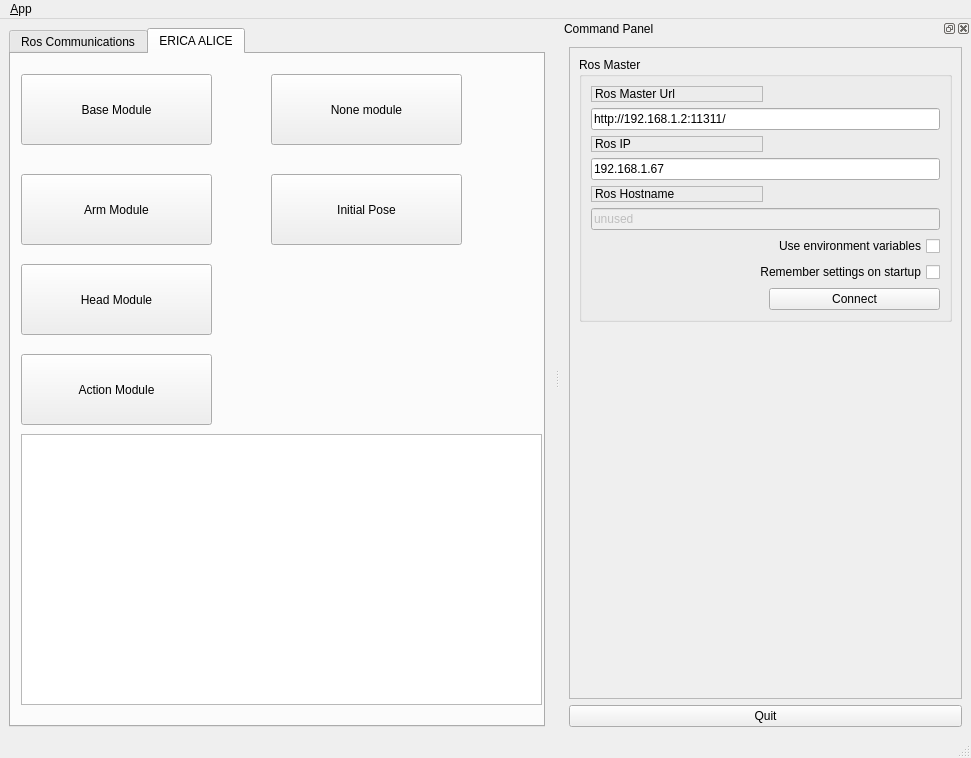
<?xml version="1.0" encoding="UTF-8"?>
<ui version="4.0">
 <class>MainWindowDesign</class>
 <widget class="QMainWindow" name="MainWindowDesign">
  <property name="geometry">
   <rect>
    <x>0</x>
    <y>0</y>
    <width>971</width>
    <height>758</height>
   </rect>
  </property>
  <property name="windowTitle">
   <string>QRosApp</string>
  </property>
  <property name="windowIcon">
   <iconset resource="../resources/images.qrc">
    <normaloff>:/images/icon.png</normaloff>:/images/icon.png</iconset>
  </property>
  <property name="locale">
   <locale language="English" country="Australia"/>
  </property>
  <widget class="QWidget" name="centralwidget">
   <layout class="QHBoxLayout">
    <item>
     <widget class="QTabWidget" name="tab_manager">
      <property name="minimumSize">
       <size>
        <width>100</width>
        <height>0</height>
       </size>
      </property>
      <property name="locale">
       <locale language="English" country="Australia"/>
      </property>
      <property name="currentIndex">
       <number>1</number>
      </property>
      <widget class="QWidget" name="tab_status">
       <attribute name="title">
        <string>Ros Communications</string>
       </attribute>
       <layout class="QVBoxLayout" name="verticalLayout_2">
        <item>
         <widget class="QGroupBox" name="groupBox_12">
          <property name="sizePolicy">
           <sizepolicy hsizetype="MinimumExpanding" vsizetype="Preferred">
            <horstretch>0</horstretch>
            <verstretch>0</verstretch>
           </sizepolicy>
          </property>
          <property name="title">
           <string>Logging</string>
          </property>
          <layout class="QGridLayout" name="gridLayout_3"/>
         </widget>
        </item>
       </layout>
      </widget>
      <widget class="QWidget" name="tab">
       <attribute name="title">
        <string>ERICA ALICE</string>
       </attribute>
       <widget class="QPushButton" name="base_module">
        <property name="geometry">
         <rect>
          <x>10</x>
          <y>20</y>
          <width>191</width>
          <height>71</height>
         </rect>
        </property>
        <property name="text">
         <string>Base Module</string>
        </property>
       </widget>
       <widget class="QPushButton" name="arm_module">
        <property name="geometry">
         <rect>
          <x>10</x>
          <y>120</y>
          <width>191</width>
          <height>71</height>
         </rect>
        </property>
        <property name="text">
         <string>Arm Module</string>
        </property>
       </widget>
       <widget class="QPushButton" name="head_module">
        <property name="geometry">
         <rect>
          <x>10</x>
          <y>210</y>
          <width>191</width>
          <height>71</height>
         </rect>
        </property>
        <property name="text">
         <string>Head Module</string>
        </property>
       </widget>
       <widget class="QPushButton" name="action_module">
        <property name="geometry">
         <rect>
          <x>10</x>
          <y>300</y>
          <width>191</width>
          <height>71</height>
         </rect>
        </property>
        <property name="text">
         <string>Action Module</string>
        </property>
       </widget>
       <widget class="QPushButton" name="none_module">
        <property name="geometry">
         <rect>
          <x>260</x>
          <y>20</y>
          <width>191</width>
          <height>71</height>
         </rect>
        </property>
        <property name="text">
         <string>None module</string>
        </property>
       </widget>
       <widget class="QListView" name="view_logging">
        <property name="geometry">
         <rect>
          <x>10</x>
          <y>380</y>
          <width>521</width>
          <height>271</height>
         </rect>
        </property>
       </widget>
       <widget class="QPushButton" name="initial_pose">
        <property name="geometry">
         <rect>
          <x>260</x>
          <y>120</y>
          <width>191</width>
          <height>71</height>
         </rect>
        </property>
        <property name="text">
         <string>Initial Pose</string>
        </property>
       </widget>
      </widget>
     </widget>
    </item>
   </layout>
  </widget>
  <widget class="QMenuBar" name="menubar">
   <property name="geometry">
    <rect>
     <x>0</x>
     <y>0</y>
     <width>971</width>
     <height>25</height>
    </rect>
   </property>
   <widget class="QMenu" name="menu_File">
    <property name="title">
     <string>&amp;App</string>
    </property>
    <addaction name="action_Preferences"/>
    <addaction name="separator"/>
    <addaction name="actionAbout"/>
    <addaction name="actionAbout_Qt"/>
    <addaction name="separator"/>
    <addaction name="action_Quit"/>
   </widget>
   <addaction name="menu_File"/>
  </widget>
  <widget class="QStatusBar" name="statusbar"/>
  <widget class="QDockWidget" name="dock_status">
   <property name="sizePolicy">
    <sizepolicy hsizetype="Minimum" vsizetype="Preferred">
     <horstretch>0</horstretch>
     <verstretch>0</verstretch>
    </sizepolicy>
   </property>
   <property name="minimumSize">
    <size>
     <width>411</width>
     <height>476</height>
    </size>
   </property>
   <property name="allowedAreas">
    <set>Qt::RightDockWidgetArea</set>
   </property>
   <property name="windowTitle">
    <string>Command Panel</string>
   </property>
   <attribute name="dockWidgetArea">
    <number>2</number>
   </attribute>
   <widget class="QWidget" name="dockWidgetContents_2">
    <layout class="QVBoxLayout" name="verticalLayout">
     <item>
      <widget class="QFrame" name="frame">
       <property name="sizePolicy">
        <sizepolicy hsizetype="Minimum" vsizetype="Preferred">
         <horstretch>0</horstretch>
         <verstretch>0</verstretch>
        </sizepolicy>
       </property>
       <property name="frameShape">
        <enum>QFrame::StyledPanel</enum>
       </property>
       <property name="frameShadow">
        <enum>QFrame::Raised</enum>
       </property>
       <layout class="QVBoxLayout" name="verticalLayout_3">
        <item>
         <widget class="QGroupBox" name="groupBox">
          <property name="title">
           <string>Ros Master</string>
          </property>
          <layout class="QGridLayout" name="gridLayout">
           <item row="0" column="0">
            <widget class="QLabel" name="label">
             <property name="frameShape">
              <enum>QFrame::StyledPanel</enum>
             </property>
             <property name="frameShadow">
              <enum>QFrame::Raised</enum>
             </property>
             <property name="text">
              <string>Ros Master Url</string>
             </property>
            </widget>
           </item>
           <item row="1" column="0" colspan="2">
            <widget class="QLineEdit" name="line_edit_master">
             <property name="text">
              <string>http://192.168.1.2:11311/</string>
             </property>
            </widget>
           </item>
           <item row="2" column="0">
            <widget class="QLabel" name="label_2">
             <property name="frameShape">
              <enum>QFrame::StyledPanel</enum>
             </property>
             <property name="frameShadow">
              <enum>QFrame::Raised</enum>
             </property>
             <property name="text">
              <string>Ros IP</string>
             </property>
            </widget>
           </item>
           <item row="3" column="0" colspan="2">
            <widget class="QLineEdit" name="line_edit_host">
             <property name="text">
              <string>192.168.1.67</string>
             </property>
            </widget>
           </item>
           <item row="4" column="0">
            <widget class="QLabel" name="label_3">
             <property name="frameShape">
              <enum>QFrame::StyledPanel</enum>
             </property>
             <property name="frameShadow">
              <enum>QFrame::Raised</enum>
             </property>
             <property name="text">
              <string>Ros Hostname</string>
             </property>
            </widget>
           </item>
           <item row="5" column="0" colspan="2">
            <widget class="QLineEdit" name="line_edit_topic">
             <property name="enabled">
              <bool>false</bool>
             </property>
             <property name="text">
              <string>unused</string>
             </property>
            </widget>
           </item>
           <item row="6" column="0" colspan="2">
            <widget class="QCheckBox" name="checkbox_use_environment">
             <property name="layoutDirection">
              <enum>Qt::RightToLeft</enum>
             </property>
             <property name="text">
              <string>Use environment variables</string>
             </property>
            </widget>
           </item>
           <item row="7" column="0" colspan="2">
            <widget class="QCheckBox" name="checkbox_remember_settings">
             <property name="layoutDirection">
              <enum>Qt::RightToLeft</enum>
             </property>
             <property name="text">
              <string>Remember settings on startup</string>
             </property>
            </widget>
           </item>
           <item row="8" column="0">
            <spacer name="horizontalSpacer">
             <property name="orientation">
              <enum>Qt::Horizontal</enum>
             </property>
             <property name="sizeHint" stdset="0">
              <size>
               <width>170</width>
               <height>21</height>
              </size>
             </property>
            </spacer>
           </item>
           <item row="8" column="1">
            <widget class="QPushButton" name="button_connect">
             <property name="enabled">
              <bool>true</bool>
             </property>
             <property name="sizePolicy">
              <sizepolicy hsizetype="MinimumExpanding" vsizetype="Fixed">
               <horstretch>0</horstretch>
               <verstretch>0</verstretch>
              </sizepolicy>
             </property>
             <property name="toolTip">
              <string>Set the target to the current joint trajectory state.</string>
             </property>
             <property name="statusTip">
              <string>Clear all waypoints and set the target to the current joint trajectory state.</string>
             </property>
             <property name="text">
              <string>Connect</string>
             </property>
            </widget>
           </item>
          </layout>
         </widget>
        </item>
        <item>
         <spacer name="verticalSpacer_3">
          <property name="orientation">
           <enum>Qt::Vertical</enum>
          </property>
          <property name="sizeHint" stdset="0">
           <size>
            <width>20</width>
            <height>233</height>
           </size>
          </property>
         </spacer>
        </item>
       </layout>
      </widget>
     </item>
     <item>
      <widget class="QPushButton" name="quit_button">
       <property name="sizePolicy">
        <sizepolicy hsizetype="MinimumExpanding" vsizetype="Fixed">
         <horstretch>0</horstretch>
         <verstretch>0</verstretch>
        </sizepolicy>
       </property>
       <property name="text">
        <string>Quit</string>
       </property>
      </widget>
     </item>
    </layout>
   </widget>
  </widget>
  <action name="action_Quit">
   <property name="text">
    <string>&amp;Quit</string>
   </property>
   <property name="shortcut">
    <string>Ctrl+Q</string>
   </property>
   <property name="shortcutContext">
    <enum>Qt::ApplicationShortcut</enum>
   </property>
  </action>
  <action name="action_Preferences">
   <property name="text">
    <string>&amp;Preferences</string>
   </property>
  </action>
  <action name="actionAbout">
   <property name="text">
    <string>&amp;About</string>
   </property>
  </action>
  <action name="actionAbout_Qt">
   <property name="text">
    <string>About &amp;Qt</string>
   </property>
  </action>
 </widget>
 <resources>
  <include location="../resources/images.qrc"/>
 </resources>
 <connections>
  <connection>
   <sender>action_Quit</sender>
   <signal>triggered()</signal>
   <receiver>MainWindowDesign</receiver>
   <slot>close()</slot>
   <hints>
    <hint type="sourcelabel">
     <x>-1</x>
     <y>-1</y>
    </hint>
    <hint type="destinationlabel">
     <x>399</x>
     <y>299</y>
    </hint>
   </hints>
  </connection>
  <connection>
   <sender>quit_button</sender>
   <signal>clicked()</signal>
   <receiver>MainWindowDesign</receiver>
   <slot>close()</slot>
   <hints>
    <hint type="sourcelabel">
     <x>859</x>
     <y>552</y>
    </hint>
    <hint type="destinationlabel">
     <x>469</x>
     <y>299</y>
    </hint>
   </hints>
  </connection>
 </connections>
</ui>
